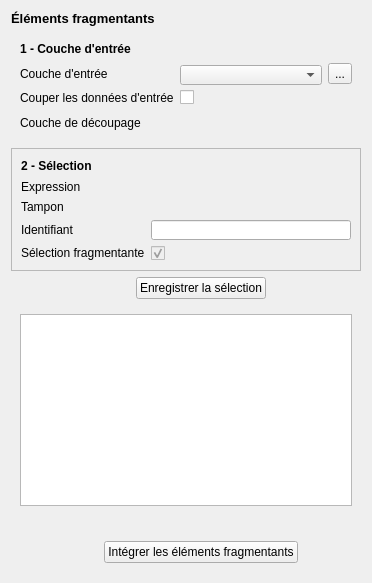
             <widget class="QWidget" name="tab">
              <attribute name="title">
               <string>3 - Éléments fragmentants</string>
              </attribute>
              <layout class="QGridLayout" name="gridLayout_14">
               <item row="0" column="0">
                <widget class="QLabel" name="label_4">
                 <property name="sizePolicy">
                  <sizepolicy hsizetype="Expanding" vsizetype="Preferred">
                   <horstretch>0</horstretch>
                   <verstretch>0</verstretch>
                  </sizepolicy>
                 </property>
                 <property name="font">
                  <font>
                   <pointsize>10</pointsize>
                   <weight>75</weight>
                   <bold>true</bold>
                  </font>
                 </property>
                 <property name="text">
                  <string>Éléments fragmentants</string>
                 </property>
                </widget>
               </item>
               <item row="1" column="0">
                <widget class="QFrame" name="selectionLayerFrame_3">
                 <property name="sizePolicy">
                  <sizepolicy hsizetype="Expanding" vsizetype="Preferred">
                   <horstretch>0</horstretch>
                   <verstretch>0</verstretch>
                  </sizepolicy>
                 </property>
                 <property name="minimumSize">
                  <size>
                   <width>200</width>
                   <height>110</height>
                  </size>
                 </property>
                 <property name="frameShape">
                  <enum>QFrame::NoFrame</enum>
                 </property>
                 <property name="frameShadow">
                  <enum>QFrame::Raised</enum>
                 </property>
                 <layout class="QGridLayout" name="gridLayout_13">
                  <item row="0" column="0">
                   <widget class="QLabel" name="selectionLayerLabel_4">
                    <property name="sizePolicy">
                     <sizepolicy hsizetype="Fixed" vsizetype="Fixed">
                      <horstretch>0</horstretch>
                      <verstretch>0</verstretch>
                     </sizepolicy>
                    </property>
                    <property name="minimumSize">
                     <size>
                      <width>0</width>
                      <height>16</height>
                     </size>
                    </property>
                    <property name="font">
                     <font>
                      <weight>75</weight>
                      <bold>true</bold>
                     </font>
                    </property>
                    <property name="text">
                     <string>1 - Couche d'entrée</string>
                    </property>
                   </widget>
                  </item>
                  <item row="1" column="0">
                   <widget class="QLabel" name="selectionLayerLabel_7">
                    <property name="sizePolicy">
                     <sizepolicy hsizetype="Fixed" vsizetype="Minimum">
                      <horstretch>0</horstretch>
                      <verstretch>0</verstretch>
                     </sizepolicy>
                    </property>
                    <property name="minimumSize">
                     <size>
                      <width>0</width>
                      <height>0</height>
                     </size>
                    </property>
                    <property name="layoutDirection">
                     <enum>Qt::LeftToRight</enum>
                    </property>
                    <property name="text">
                     <string>Couche d'entrée</string>
                    </property>
                   </widget>
                  </item>
                  <item row="1" column="1">
                   <widget class="QgsMapLayerComboBox" name="fragmInputLayerCombo">
                    <property name="sizePolicy">
                     <sizepolicy hsizetype="Expanding" vsizetype="Fixed">
                      <horstretch>0</horstretch>
                      <verstretch>0</verstretch>
                     </sizepolicy>
                    </property>
                    <property name="minimumSize">
                     <size>
                      <width>0</width>
                      <height>20</height>
                     </size>
                    </property>
                    <property name="maximumSize">
                     <size>
                      <width>16777215</width>
                      <height>16</height>
                     </size>
                    </property>
                   </widget>
                  </item>
                  <item row="1" column="2">
                   <widget class="QToolButton" name="fragmInputLayer">
                    <property name="text">
                     <string>...</string>
                    </property>
                   </widget>
                  </item>
                  <item row="2" column="0">
                   <widget class="QLabel" name="selectionLayerLabel_17">
                    <property name="sizePolicy">
                     <sizepolicy hsizetype="Fixed" vsizetype="Minimum">
                      <horstretch>0</horstretch>
                      <verstretch>0</verstretch>
                     </sizepolicy>
                    </property>
                    <property name="minimumSize">
                     <size>
                      <width>138</width>
                      <height>16</height>
                     </size>
                    </property>
                    <property name="layoutDirection">
                     <enum>Qt::LeftToRight</enum>
                    </property>
                    <property name="text">
                     <string>Couper les données d'entrée</string>
                    </property>
                   </widget>
                  </item>
                  <item row="2" column="1">
                   <widget class="QCheckBox" name="fragmClipDataFlag">
                    <property name="layoutDirection">
                     <enum>Qt::LeftToRight</enum>
                    </property>
                    <property name="text">
                     <string/>
                    </property>
                    <property name="checked">
                     <bool>false</bool>
                    </property>
                   </widget>
                  </item>
                  <item row="3" column="0">
                   <widget class="QLabel" name="selectionLayerLabel_16">
                    <property name="sizePolicy">
                     <sizepolicy hsizetype="Fixed" vsizetype="Minimum">
                      <horstretch>0</horstretch>
                      <verstretch>0</verstretch>
                     </sizepolicy>
                    </property>
                    <property name="minimumSize">
                     <size>
                      <width>138</width>
                      <height>16</height>
                     </size>
                    </property>
                    <property name="layoutDirection">
                     <enum>Qt::LeftToRight</enum>
                    </property>
                    <property name="text">
                     <string>Couche de découpage</string>
                    </property>
                   </widget>
                  </item>
                  <item row="3" column="1" colspan="2">
                   <widget class="QgsFileWidget" name="fragmClipLayer">
                    <property name="enabled">
                     <bool>false</bool>
                    </property>
                   </widget>
                  </item>
                 </layout>
                </widget>
               </item>
               <item row="2" column="0">
                <widget class="QFrame" name="frame_23">
                 <property name="sizePolicy">
                  <sizepolicy hsizetype="Expanding" vsizetype="Preferred">
                   <horstretch>0</horstretch>
                   <verstretch>0</verstretch>
                  </sizepolicy>
                 </property>
                 <property name="minimumSize">
                  <size>
                   <width>0</width>
                   <height>0</height>
                  </size>
                 </property>
                 <property name="frameShape">
                  <enum>QFrame::StyledPanel</enum>
                 </property>
                 <property name="frameShadow">
                  <enum>QFrame::Raised</enum>
                 </property>
                 <layout class="QGridLayout" name="gridLayout_4">
                  <item row="0" column="0">
                   <widget class="QLabel" name="selectionLayerLabel_8">
                    <property name="sizePolicy">
                     <sizepolicy hsizetype="Fixed" vsizetype="Fixed">
                      <horstretch>0</horstretch>
                      <verstretch>0</verstretch>
                     </sizepolicy>
                    </property>
                    <property name="minimumSize">
                     <size>
                      <width>0</width>
                      <height>16</height>
                     </size>
                    </property>
                    <property name="font">
                     <font>
                      <weight>75</weight>
                      <bold>true</bold>
                     </font>
                    </property>
                    <property name="text">
                     <string>2 - Sélection</string>
                    </property>
                   </widget>
                  </item>
                  <item row="1" column="0">
                   <widget class="QLabel" name="fragmExprLabel">
                    <property name="sizePolicy">
                     <sizepolicy hsizetype="Fixed" vsizetype="Fixed">
                      <horstretch>0</horstretch>
                      <verstretch>0</verstretch>
                     </sizepolicy>
                    </property>
                    <property name="minimumSize">
                     <size>
                      <width>52</width>
                      <height>13</height>
                     </size>
                    </property>
                    <property name="text">
                     <string>Expression</string>
                    </property>
                   </widget>
                  </item>
                  <item row="1" column="1">
                   <widget class="QgsFieldExpressionWidget" name="fragmExpr">
                    <property name="minimumSize">
                     <size>
                      <width>0</width>
                      <height>0</height>
                     </size>
                    </property>
                    <property name="maximumSize">
                     <size>
                      <width>16777215</width>
                      <height>20</height>
                     </size>
                    </property>
                   </widget>
                  </item>
                  <item row="2" column="0">
                   <widget class="QLabel" name="fragmBufferLabel">
                    <property name="sizePolicy">
                     <sizepolicy hsizetype="Fixed" vsizetype="Fixed">
                      <horstretch>0</horstretch>
                      <verstretch>0</verstretch>
                     </sizepolicy>
                    </property>
                    <property name="minimumSize">
                     <size>
                      <width>52</width>
                      <height>13</height>
                     </size>
                    </property>
                    <property name="text">
                     <string>Tampon</string>
                    </property>
                   </widget>
                  </item>
                  <item row="2" column="1">
                   <widget class="QgsFieldExpressionWidget" name="fragmBuffer">
                    <property name="minimumSize">
                     <size>
                      <width>0</width>
                      <height>0</height>
                     </size>
                    </property>
                    <property name="maximumSize">
                     <size>
                      <width>16777215</width>
                      <height>20</height>
                     </size>
                    </property>
                   </widget>
                  </item>
                  <item row="3" column="0">
                   <widget class="QLabel" name="label_6">
                    <property name="text">
                     <string>Identifiant</string>
                    </property>
                   </widget>
                  </item>
                  <item row="3" column="1">
                   <widget class="QLineEdit" name="fragmName">
                    <property name="minimumSize">
                     <size>
                      <width>0</width>
                      <height>0</height>
                     </size>
                    </property>
                    <property name="maximumSize">
                     <size>
                      <width>16777215</width>
                      <height>20</height>
                     </size>
                    </property>
                   </widget>
                  </item>
                  <item row="4" column="0">
                   <widget class="QLabel" name="fragmIsFragm">
                    <property name="enabled">
                     <bool>true</bool>
                    </property>
                    <property name="sizePolicy">
                     <sizepolicy hsizetype="Fixed" vsizetype="Fixed">
                      <horstretch>0</horstretch>
                      <verstretch>0</verstretch>
                     </sizepolicy>
                    </property>
                    <property name="minimumSize">
                     <size>
                      <width>52</width>
                      <height>13</height>
                     </size>
                    </property>
                    <property name="text">
                     <string>Sélection fragmentante</string>
                    </property>
                   </widget>
                  </item>
                  <item row="4" column="1">
                   <widget class="QCheckBox" name="fragmCheckbox">
                    <property name="enabled">
                     <bool>false</bool>
                    </property>
                    <property name="text">
                     <string/>
                    </property>
                    <property name="checkable">
                     <bool>true</bool>
                    </property>
                    <property name="checked">
                     <bool>true</bool>
                    </property>
                   </widget>
                  </item>
                 </layout>
                </widget>
               </item>
               <item row="3" column="0">
                <widget class="QFrame" name="selectionViewFrame_2">
                 <property name="sizePolicy">
                  <sizepolicy hsizetype="Preferred" vsizetype="Expanding">
                   <horstretch>0</horstretch>
                   <verstretch>0</verstretch>
                  </sizepolicy>
                 </property>
                 <property name="minimumSize">
                  <size>
                   <width>350</width>
                   <height>200</height>
                  </size>
                 </property>
                 <property name="frameShape">
                  <enum>QFrame::NoFrame</enum>
                 </property>
                 <property name="frameShadow">
                  <enum>QFrame::Raised</enum>
                 </property>
                 <layout class="QGridLayout" name="gridLayout_2">
                  <property name="topMargin">
                   <number>0</number>
                  </property>
                  <item row="0" column="1">
                   <widget class="QFrame" name="frame_12">
                    <property name="sizePolicy">
                     <sizepolicy hsizetype="Expanding" vsizetype="Fixed">
                      <horstretch>0</horstretch>
                      <verstretch>0</verstretch>
                     </sizepolicy>
                    </property>
                    <property name="minimumSize">
                     <size>
                      <width>200</width>
                      <height>0</height>
                     </size>
                    </property>
                    <property name="maximumSize">
                     <size>
                      <width>16777215</width>
                      <height>16777215</height>
                     </size>
                    </property>
                    <property name="frameShape">
                     <enum>QFrame::NoFrame</enum>
                    </property>
                    <property name="frameShadow">
                     <enum>QFrame::Raised</enum>
                    </property>
                    <layout class="QHBoxLayout" name="horizontalLayout_12">
                     <property name="spacing">
                      <number>200</number>
                     </property>
                     <property name="leftMargin">
                      <number>0</number>
                     </property>
                     <property name="topMargin">
                      <number>0</number>
                     </property>
                     <property name="rightMargin">
                      <number>0</number>
                     </property>
                     <property name="bottomMargin">
                      <number>9</number>
                     </property>
                     <item>
                      <widget class="QPushButton" name="fragmAdd">
                       <property name="sizePolicy">
                        <sizepolicy hsizetype="Fixed" vsizetype="Fixed">
                         <horstretch>0</horstretch>
                         <verstretch>0</verstretch>
                        </sizepolicy>
                       </property>
                       <property name="layoutDirection">
                        <enum>Qt::LeftToRight</enum>
                       </property>
                       <property name="text">
                        <string>Enregistrer la sélection</string>
                       </property>
                       <property name="icon">
                        <iconset resource="../BioDispersal/resources.qrc">
                         <normaloff>:/plugins/eco_cont/icons/mActionFileSave.svg</normaloff>:/plugins/eco_cont/icons/mActionFileSave.svg</iconset>
                       </property>
                      </widget>
                     </item>
                    </layout>
                   </widget>
                  </item>
                  <item row="1" column="0" colspan="2">
                   <widget class="QTableView" name="fragmView">
                    <property name="sizePolicy">
                     <sizepolicy hsizetype="Expanding" vsizetype="Preferred">
                      <horstretch>0</horstretch>
                      <verstretch>0</verstretch>
                     </sizepolicy>
                    </property>
                    <property name="minimumSize">
                     <size>
                      <width>300</width>
                      <height>100</height>
                     </size>
                    </property>
                    <property name="alternatingRowColors">
                     <bool>true</bool>
                    </property>
                    <property name="selectionBehavior">
                     <enum>QAbstractItemView::SelectRows</enum>
                    </property>
                    <property name="sortingEnabled">
                     <bool>true</bool>
                    </property>
                   </widget>
                  </item>
                  <item row="2" column="0">
                   <widget class="QToolButton" name="fragmRemove">
                    <property name="sizePolicy">
                     <sizepolicy hsizetype="Fixed" vsizetype="Fixed">
                      <horstretch>0</horstretch>
                      <verstretch>0</verstretch>
                     </sizepolicy>
                    </property>
                    <property name="toolTip">
                     <string>Supprimer les lignes sélectionnées</string>
                    </property>
                    <property name="text">
                     <string/>
                    </property>
                    <property name="icon">
                     <iconset resource="../BioDispersal/resources.qrc">
                      <normaloff>:/plugins/eco_cont/icons/mActionDeleteSelected.svg</normaloff>:/plugins/eco_cont/icons/mActionDeleteSelected.svg</iconset>
                    </property>
                    <property name="autoRaise">
                     <bool>true</bool>
                    </property>
                   </widget>
                  </item>
                  <item row="3" column="1">
                   <widget class="QFrame" name="frame_9">
                    <property name="sizePolicy">
                     <sizepolicy hsizetype="Expanding" vsizetype="Fixed">
                      <horstretch>0</horstretch>
                      <verstretch>0</verstretch>
                     </sizepolicy>
                    </property>
                    <property name="minimumSize">
                     <size>
                      <width>200</width>
                      <height>0</height>
                     </size>
                    </property>
                    <property name="maximumSize">
                     <size>
                      <width>16777215</width>
                      <height>16777215</height>
                     </size>
                    </property>
                    <property name="frameShape">
                     <enum>QFrame::NoFrame</enum>
                    </property>
                    <property name="frameShadow">
                     <enum>QFrame::Raised</enum>
                    </property>
                    <layout class="QHBoxLayout" name="horizontalLayout_10">
                     <property name="spacing">
                      <number>200</number>
                     </property>
                     <property name="leftMargin">
                      <number>0</number>
                     </property>
                     <property name="topMargin">
                      <number>0</number>
                     </property>
                     <property name="rightMargin">
                      <number>0</number>
                     </property>
                     <property name="bottomMargin">
                      <number>0</number>
                     </property>
                     <item>
                      <widget class="QPushButton" name="fragmRun">
                       <property name="sizePolicy">
                        <sizepolicy hsizetype="Fixed" vsizetype="Fixed">
                         <horstretch>0</horstretch>
                         <verstretch>0</verstretch>
                        </sizepolicy>
                       </property>
                       <property name="layoutDirection">
                        <enum>Qt::LeftToRight</enum>
                       </property>
                       <property name="text">
                        <string>Intégrer les éléments fragmentants</string>
                       </property>
                       <property name="icon">
                        <iconset resource="../BioDispersal/resources.qrc">
                         <normaloff>:/plugins/eco_cont/icons/play.svg</normaloff>:/plugins/eco_cont/icons/play.svg</iconset>
                       </property>
                      </widget>
                     </item>
                    </layout>
                   </widget>
                  </item>
                 </layout>
                </widget>
               </item>
              </layout>
             </widget>
